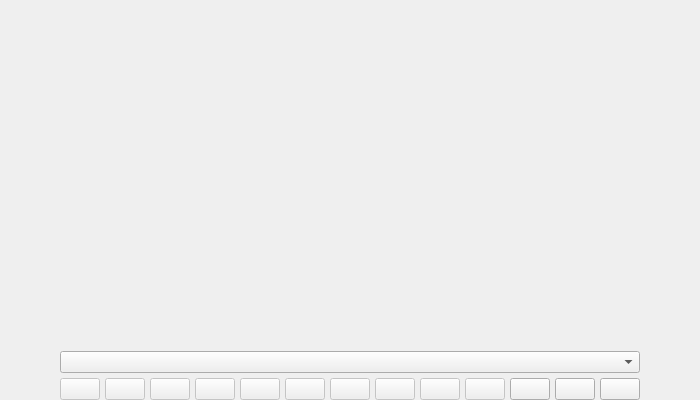
<?xml version="1.0" encoding="UTF-8"?>
<ui version="4.0">
 <class>GraphPage</class>
 <widget class="QWidget" name="GraphPage">
  <property name="geometry">
   <rect>
    <x>0</x>
    <y>0</y>
    <width>700</width>
    <height>400</height>
   </rect>
  </property>
  <property name="windowTitle">
   <string>Variable Graph</string>
  </property>
  <property name="windowIcon">
   <iconset resource="ddsmon.qrc">
    <normaloff>:/images/monitor.png</normaloff>:/images/monitor.png</iconset>
  </property>
  <layout class="QVBoxLayout" name="verticalLayout">
   <property name="spacing">
    <number>0</number>
   </property>
   <property name="leftMargin">
    <number>0</number>
   </property>
   <property name="topMargin">
    <number>0</number>
   </property>
   <property name="rightMargin">
    <number>0</number>
   </property>
   <property name="bottomMargin">
    <number>0</number>
   </property>
   <item>
    <widget class="QwtPlot" name="qwtPlot">
     <property name="sizePolicy">
      <sizepolicy hsizetype="Expanding" vsizetype="Expanding">
       <horstretch>10</horstretch>
       <verstretch>10</verstretch>
      </sizepolicy>
     </property>
    </widget>
   </item>
   <item>
    <layout class="QGridLayout" name="gridLayout">
     <property name="spacing">
      <number>5</number>
     </property>
     <item row="0" column="0" rowspan="2">
      <spacer name="horizontalSpacer_2">
       <property name="orientation">
        <enum>Qt::Horizontal</enum>
       </property>
       <property name="sizeHint" stdset="0">
        <size>
         <width>13</width>
         <height>48</height>
        </size>
       </property>
      </spacer>
     </item>
     <item row="0" column="1">
      <widget class="QComboBox" name="variableCombo"/>
     </item>
     <item row="0" column="2" rowspan="2">
      <spacer name="horizontalSpacer">
       <property name="orientation">
        <enum>Qt::Horizontal</enum>
       </property>
       <property name="sizeHint" stdset="0">
        <size>
         <width>17</width>
         <height>48</height>
        </size>
       </property>
      </spacer>
     </item>
     <item row="1" column="1">
      <layout class="QHBoxLayout" name="horizontalLayout">
       <property name="spacing">
        <number>5</number>
       </property>
       <item>
        <widget class="QPushButton" name="playPauseButton">
         <property name="enabled">
          <bool>false</bool>
         </property>
         <property name="text">
          <string/>
         </property>
         <property name="icon">
          <iconset resource="ddsmon.qrc">
           <normaloff>:/images/player-pause.png</normaloff>:/images/player-pause.png</iconset>
         </property>
        </widget>
       </item>
       <item>
        <widget class="QPushButton" name="rewindButton">
         <property name="enabled">
          <bool>false</bool>
         </property>
         <property name="toolTip">
          <string>Shift the view back</string>
         </property>
         <property name="text">
          <string/>
         </property>
         <property name="icon">
          <iconset resource="ddsmon.qrc">
           <normaloff>:/images/player-rew.png</normaloff>:/images/player-rew.png</iconset>
         </property>
        </widget>
       </item>
       <item>
        <widget class="QPushButton" name="forwardButton">
         <property name="enabled">
          <bool>false</bool>
         </property>
         <property name="toolTip">
          <string>Shift the view forward</string>
         </property>
         <property name="text">
          <string/>
         </property>
         <property name="icon">
          <iconset resource="ddsmon.qrc">
           <normaloff>:/images/player-ff.png</normaloff>:/images/player-ff.png</iconset>
         </property>
        </widget>
       </item>
       <item>
        <widget class="QPushButton" name="frontButton">
         <property name="enabled">
          <bool>false</bool>
         </property>
         <property name="toolTip">
          <string>Shift the view to the front</string>
         </property>
         <property name="text">
          <string/>
         </property>
         <property name="icon">
          <iconset resource="ddsmon.qrc">
           <normaloff>:/images/player-next.png</normaloff>:/images/player-next.png</iconset>
         </property>
        </widget>
       </item>
       <item>
        <widget class="QPushButton" name="refreshButton">
         <property name="enabled">
          <bool>false</bool>
         </property>
         <property name="toolTip">
          <string>Clear the graph</string>
         </property>
         <property name="text">
          <string/>
         </property>
         <property name="icon">
          <iconset resource="ddsmon.qrc">
           <normaloff>:/images/flush.png</normaloff>:/images/flush.png</iconset>
         </property>
        </widget>
       </item>
       <item>
        <widget class="QPushButton" name="scaleButton">
         <property name="enabled">
          <bool>false</bool>
         </property>
         <property name="toolTip">
          <string>Scale the selected variable</string>
         </property>
         <property name="text">
          <string/>
         </property>
         <property name="icon">
          <iconset resource="ddsmon.qrc">
           <normaloff>:/images/scale.png</normaloff>:/images/scale.png</iconset>
         </property>
        </widget>
       </item>
       <item>
        <widget class="QPushButton" name="shiftButton">
         <property name="enabled">
          <bool>false</bool>
         </property>
         <property name="toolTip">
          <string>Shift the selected variable</string>
         </property>
         <property name="text">
          <string/>
         </property>
         <property name="icon">
          <iconset resource="ddsmon.qrc">
           <normaloff>:/images/plus.png</normaloff>:/images/plus.png</iconset>
         </property>
        </widget>
       </item>
       <item>
        <widget class="QPushButton" name="trashButton">
         <property name="enabled">
          <bool>false</bool>
         </property>
         <property name="toolTip">
          <string>Remove the selected variable from the graph</string>
         </property>
         <property name="text">
          <string/>
         </property>
         <property name="icon">
          <iconset resource="ddsmon.qrc">
           <normaloff>:/images/trashcan.png</normaloff>:/images/trashcan.png</iconset>
         </property>
        </widget>
       </item>
       <item>
        <widget class="QPushButton" name="saveButton">
         <property name="enabled">
          <bool>false</bool>
         </property>
         <property name="toolTip">
          <string>Save the graph to a file</string>
         </property>
         <property name="text">
          <string/>
         </property>
         <property name="icon">
          <iconset resource="ddsmon.qrc">
           <normaloff>:/images/save.png</normaloff>:/images/save.png</iconset>
         </property>
        </widget>
       </item>
       <item>
        <widget class="QPushButton" name="printButton">
         <property name="enabled">
          <bool>false</bool>
         </property>
         <property name="toolTip">
          <string>Print the graph</string>
         </property>
         <property name="text">
          <string/>
         </property>
         <property name="icon">
          <iconset resource="ddsmon.qrc">
           <normaloff>:/images/printer.png</normaloff>:/images/printer.png</iconset>
         </property>
        </widget>
       </item>
       <item>
        <widget class="QPushButton" name="configButton">
         <property name="toolTip">
          <string>Set the graph properties</string>
         </property>
         <property name="text">
          <string/>
         </property>
         <property name="icon">
          <iconset resource="ddsmon.qrc">
           <normaloff>:/images/tool.png</normaloff>:/images/tool.png</iconset>
         </property>
        </widget>
       </item>
       <item>
        <widget class="QPushButton" name="ejectButton">
         <property name="toolTip">
          <string>Remove the graph from the tab</string>
         </property>
         <property name="text">
          <string/>
         </property>
         <property name="icon">
          <iconset resource="ddsmon.qrc">
           <normaloff>:/images/player-eject.png</normaloff>:/images/player-eject.png</iconset>
         </property>
        </widget>
       </item>
       <item>
        <widget class="QPushButton" name="attachButton">
         <property name="toolTip">
          <string>Attach this graph to a tab</string>
         </property>
         <property name="text">
          <string/>
         </property>
         <property name="icon">
          <iconset resource="ddsmon.qrc">
           <normaloff>:/images/download.png</normaloff>:/images/download.png</iconset>
         </property>
        </widget>
       </item>
      </layout>
     </item>
    </layout>
   </item>
  </layout>
 </widget>
 <customwidgets>
  <customwidget>
   <class>QwtPlot</class>
   <extends>QFrame</extends>
   <header>qwt_plot.h</header>
   <container>1</container>
  </customwidget>
 </customwidgets>
 <tabstops>
  <tabstop>variableCombo</tabstop>
  <tabstop>playPauseButton</tabstop>
  <tabstop>rewindButton</tabstop>
  <tabstop>forwardButton</tabstop>
  <tabstop>frontButton</tabstop>
  <tabstop>refreshButton</tabstop>
  <tabstop>scaleButton</tabstop>
  <tabstop>shiftButton</tabstop>
  <tabstop>trashButton</tabstop>
  <tabstop>saveButton</tabstop>
  <tabstop>printButton</tabstop>
  <tabstop>configButton</tabstop>
  <tabstop>ejectButton</tabstop>
 </tabstops>
 <resources>
  <include location="ddsmon.qrc"/>
 </resources>
 <connections/>
</ui>
